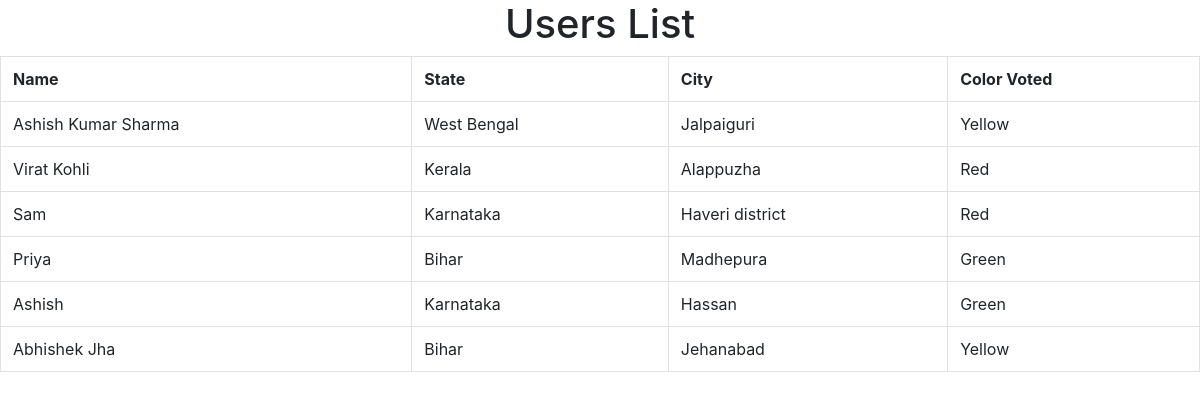
The app's page /get_user.php (signed in) with its own data.
### tables this page shows
CREATE TABLE `users` (
  `id` int(11) NOT NULL,
  `name` varchar(55) NOT NULL,
  `state` varchar(100) NOT NULL,
  `city` varchar(100) NOT NULL,
  `color_voted` varchar(20) NOT NULL
);

### get_user.php (the view, shortened to what this page needs)
<?php
	if(!isset($_SESSION['adminName'])) {
		header("Location:index.php");
	} else {
	?>
<html>
<head>
	<link rel="stylesheet" href="css/bootstrap.min.css">
</head>
<body>
<h1 style="text-align:center;">Users List</h1>
	<table class="table table-stripped table-bordered table-hover">
	<tr>
		<th>Name</th>
		<th>State</th>
		<th>City</th>
		<th>Color Voted</th>
	</tr>
	<?php
		include_once('dbh.php');
		$query = "SELECT * FROM users;";
		$res = mysqli_query($con,$query);
		while($row = mysqli_fetch_assoc($res)) {
		?>
		<tr>
			<td><?php echo $row['name']; ?></td>
			<td><?php echo $row['state']; ?></td>
			<td><?php echo $row['city']; ?></td>
			<td><?php echo $row['color_voted']; ?></td>
		</tr>
			<?php
		}
	?>
	</table>
</body>
</html>
<?php
	}
?>

### records on screen
users: name "Ashish Kumar Sharma", state "West Bengal", city "Jalpaiguri", color_voted "Yellow"
users: name "Virat Kohli", state "Kerala", city "Alappuzha", color_voted "Red"
users: name "Sam", state "Karnataka", city "Haveri district", color_voted "Red"
users: name "Priya", state "Bihar", city "Madhepura", color_voted "Green"
users: name "Ashish", state "Karnataka", city "Hassan", color_voted "Green"
users: name "Abhishek Jha", state "Bihar", city "Jehanabad", color_voted "Yellow"
